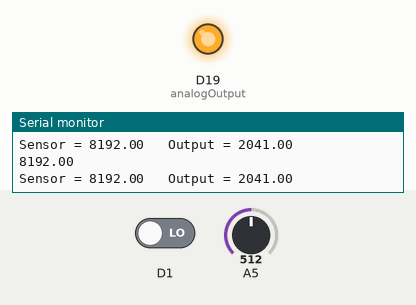
This sketch was run on a simulated Arduino Due. On the bench: output pins drawn as LEDs (lit = HIGH), the last lines printed to the serial monitor. The test bench sets the inputs (shaded band); at power-on: A5 = 512, D1 LOW (analog values on the 0–1023 scale).

Above: at 1.2 s.
1.3 s: A5 set to 36
2.8 s: A5 set to 28
At 3.9 s:
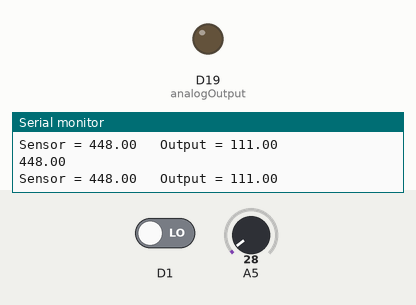
4.3 s: A5 set to 122
At 5.0 s:
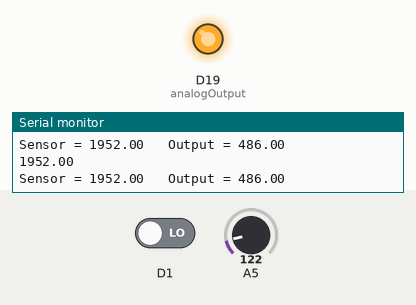
5.8 s: A5 set to 0
At 6.1 s:
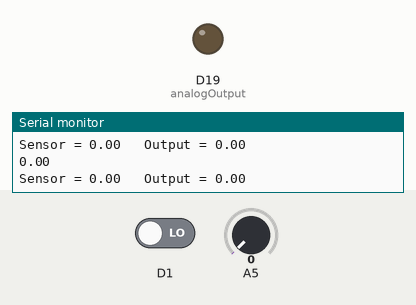
Timing chart, 0 to 8.3 s (numbered marks = the images above; inputs shaded):
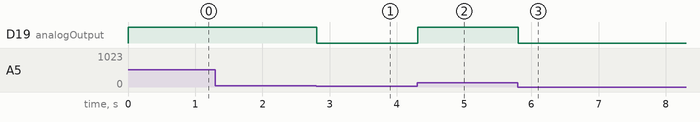

The sketch:

backup_sketch.ino
```cpp
/* ===================================
 *  BASIC SETUP CODE TO GET THINGS UP AND RUNNING
 * =================================== */


const int analogInput = 5;  //P4.1 (A12) analogRead()
const int analogOutput = 19; //P2.5  analogWrite()
const int lead0 = 39;  //P3.5   GPIO I/O
const int lead1 = 38;  //P3.7   GPIO I/O

/* ==== VARIABLES ====== */

float sensorValue = 0;  //Store incoming data from AD8232
float outputValue = 0;  //Store mapped output to send
String str_output;


void setup() {
  // put your setup code here, to run once:
  Serial.begin(9600);         //opens serial connection to the board
  analogReadResolution(14);   //set analog resolution to 14 bits (default)
  pinMode(lead0, INPUT);      //set GPIO pins as Input
  pinMode(lead1, INPUT);


}

void loop() {
    if(lead0 == digitalRead(1) || lead1 == digitalRead(1)){
    Serial.println("Reading not available - please place pads!");
  }

  else{

  //Serial.println("ADC 14-bit");
  sensorValue = analogRead(analogInput);
  Serial.println(sensorValue);

  //Map the analog data to meaningful out for Ubidots
  outputValue = map(sensorValue, 0, 1023, 0, 255);
  analogWrite(analogOutput, outputValue);

  //convert float output to string for transmission  dtostrf(outputValue, 6, 3, str_output);

  //print results to serial monitor
  Serial.print("Sensor = ");
  Serial.print(sensorValue);
  Serial.print("\t Output = ");
  Serial.println(outputValue);

  //add short delay for the analog-to-digital converter to settle
  delay(10);

  }

}
```

Measured:
- the behaviour switches between 33 and 32 on A5 (found by bisection; images 0 and 1)
- after the input at 2.8 s, D19 (analogOutput): HIGH → LOW at once
- after the input at 4.3 s, D19 (analogOutput): LOW → HIGH at once
- after the input at 5.8 s, D19 (analogOutput): HIGH → LOW at once
